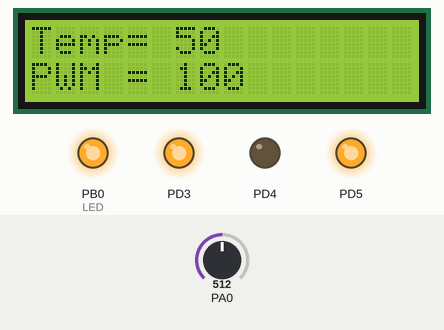
A program run on a simulated ATmega32, built with avr-gcc and emulated at 8 MHz. On the bench: 16×2 character LCD, output pins drawn as LEDs (lit = HIGH). Wiring (inferred from the names in the program): character LCD (HD44780): RS PA2; E PA3; data PA4, PA5, PA6, PA7. Inputs (shaded band) come from the test bench; at power-on: PA0 = 512. Pins used as bus, display or sensor lines are not drawn.

Above: at 1.2 s.
1.3 s: PA0 set to 306
At 2.5 s:
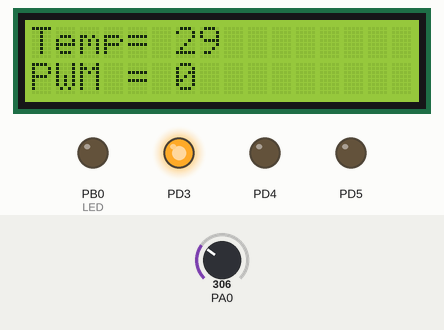
2.9 s: PA0 set to 350
At 3.9 s:
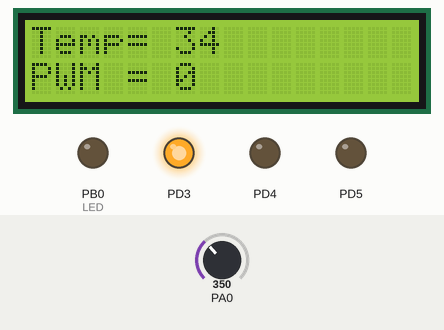
4.5 s: PA0 set to 368
At 5.4 s:
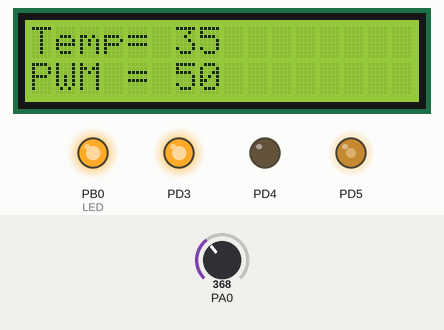
6.1 s: PA0 set to 511
At 7.0 s:
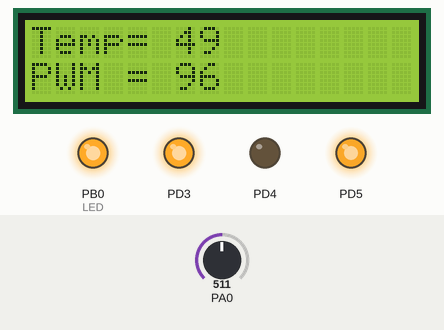
Timing chart, 0 to 8.8 s (numbered marks = the images above; inputs shaded):
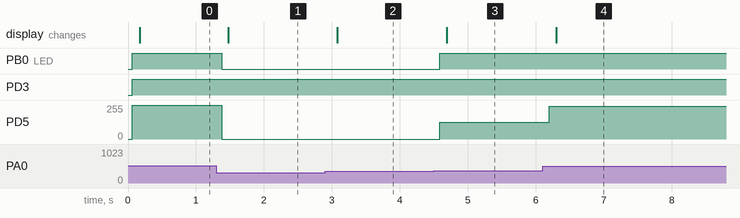

Measured:
- the behaviour switches between 358 and 359 on PA0 (found by bisection; images 2 and 3)
- after the input at 1.3 s, PB0 (LED): HIGH → LOW after 0.08 s; PD5: 255/255 → 0/255 after 0.08 s; the display: changes after 0.18 s (image 1)
- after the input at 2.9 s, the display: changes after 0.18 s (image 2)
- after the input at 4.5 s, PB0 (LED): LOW → HIGH after 0.09 s; PD5: 0/255 → 127/255 after 0.09 s; the display: changes after 0.19 s (image 3)
- after the input at 6.1 s, PD5: 127/255 → 245/255 after 0.10 s; the display: changes after 0.20 s (image 4)

The program:

main.c
```c
/*
 * coolar_app.c
 *
 * Created: 3/30/2023 1:58:45 AM
 * Author : Ali
 */

#include "LCD.h"
#include "PWM.h"
#include "ADC.h"

// Magic Numbers
#define min_temp 35
#define max_temp 50
#define min_pwm 50
#define max_pwm 100

// Function Prototype
void display(int t, int p);

int main(void)
{
	// Initializations
	PWM1_OC1A_init();
	ADC_init();
	LCD_init();

	/* Enable the motor (PORTD 3 to 5)
	ENA -> PD5 (PWM already enables when PWM1 is initialized)
	IN1 -> PD4
	IN2 -> PD3
	*/
	DDRD |= (1<<PD3) | (1<<PD4);
	SETBIT(PORTD, PD3);
	CLRBIT(PORTD, PD4);
	/* Enable LED*/
	DDRB |= (1<<PB0); // PB0 output
	CLRBIT(PORTB, PB0); // Initially off

	// Variables initializations
	int value;
	int temp = 0;
	int prev_temp;
	int pwm_value = 0;
    while (1)
    {
		value = ADC_read(0);
		prev_temp = temp;
		temp = value / 10.23;

		if(prev_temp != temp){

			if(temp >= min_temp && temp <= max_temp){
				pwm_value = min_pwm + ((temp-min_temp)*(max_pwm-min_pwm))/(max_temp-min_temp) ;
				PWM1_OC1A_duty(pwm_value);
				SETBIT(PORTB, PB0); // LED ON
			}
			else if(temp > max_temp){
				pwm_value = 100;
				PWM1_OC1A_duty(pwm_value);
				SETBIT(PORTB, PB0); // LED ON
			}
			else{
				pwm_value = 0;
				PWM1_OC1A_duty(pwm_value);  // Motor off
				CLRBIT(PORTB, PB0); // LED OFF
			}

			display(temp, pwm_value);

		}

		_delay_ms(100);

    }


}

void display(int t, int p){
	// Temperature display
	LCD_write_command(0x80);
	LCD_write_string((uint8_t*)"Temp=    ");
	LCD_write_command(0x86);
	LCD_write_number(t);

	// PWM display
	LCD_write_command(0xc0);
	LCD_write_string((uint8_t*)"PWM =    ");
	LCD_write_command(0xc6);
	LCD_write_number(p);
}
```

ADC.c
```c
/*
 * ADC.c
 *
 * Created: 3/23/2023 12:13:56 AM
 *  Author: Ali
 */

#include "ADC.h"

void ADC_init(){
	//SETBIT(ADMUX, REFS0); // AVCC with external cap at AREF pin

	SETBIT(ADCSRA, ADEN); // Enable ADC

	ADCSRA |= 0b111; // ADC Prescaler 128, 16Mhz/128 = 125Khz

}

uint16_t ADC_read(uint8_t ch){

	ADMUX &= 0b11100000;
	ADMUX |= ch;

	SETBIT(ADCSRA, ADSC); //Start conversion from analog to digital

	while(READBIT(ADCSRA, ADSC) == 1); // while ADC conversion is not complete

	return ADC;
}
```

ADC.h
```c
/*
 * ADC.h
 *
 * Created: 3/23/2023 12:14:07 AM
 *  Author: Ali
 */


#ifndef ADC_H_
#define ADC_H_

#include "std_macros.h"

void ADC_init(void);
uint16_t ADC_read(uint8_t ch);


#endif /* ADC_H_ */
```

PWM.c
```c
/*
 * PWM.c
 *
 * Created: 5/9/2023 3:23:09 PM
 *  Author: Ali
 */
#include "PWM.h"


void PWM0_OC0_init(void){
	SETBIT(DDRB,3);        // OC0 output
	TCNT0 = 0;             // set initial timer0 value to 0
	TCCR0 = (1<<FOC0) | (1<<WGM00) | (1<<WGM01) | (1<<COM01) | (1<<CS00); // Fast PWM, Non-inverted, no prescaler
}
void PWM0_OC0_duty(uint8_t duty_cycle){
	if(duty_cycle > 100){
		duty_cycle = 100;
	}

	OCR0 = duty_cycle * 2.55;
}

/*****************************************************************************
* Function Name: PWM1_OC1A_init
* Purpose      : init timer1 pin oc1a PWM (fast freq, 10bit, non inverting, no prescaler)
* Parameters   : void
* Return value : void
*****************************************************************************/

void PWM1_OC1A_init(void){
	SETBIT(DDRD,5);        // OC1A output
	TCNT1 = 0;             // set initial timer1 value to 0
	SETBIT(TCCR1A,COM1A1); // set non inverting mode
	SETBIT(TCCR1A,WGM10);  // set FAST freq 10bit
	SETBIT(TCCR1A,WGM11);  // set FAST freq 10bit
	SETBIT(TCCR1B,WGM12);  // set FAST freq 10bit
	SETBIT(TCCR1B,CS10);   // No prescaler


}

/*****************************************************************************
* Function Name: PWM1_OC1A_duty
* Purpose      : Determine the duty cycle of the PWM (0% to 100%)
* Parameters   : duty_cycle (The duty cycle of the pulse)
* Return value : void
*****************************************************************************/
void PWM1_OC1A_duty(uint8_t duty_cycle){

	if(duty_cycle > 100){
		duty_cycle = 100;
	}

	// duty_cycle = OCR/1023 * 100

	OCR1A = duty_cycle * 10.23;
}

void PWM2_OC2_init(void){
	SETBIT(DDRD, 7);        // OC2 output
	TCNT2 = 0;             // set initial timer2 value to 0
	TCCR2 = (1<<FOC2) | (1<<WGM21) | (1<<WGM20) | (1<<COM21) | (1<<CS20); // Fast PWM, Non-inverted, no prescaler
}

void PWM2_OC2_duty(uint8_t duty_cycle){
	if(duty_cycle > 100){
		duty_cycle = 100;
	}

	OCR2 = duty_cycle * 2.55;
}
```

PWM.h
```c
/*
 * PWM.h
 *
 * Created: 5/9/2023 3:23:51 PM
 *  Author: Ali
 */


#ifndef PWM_H_
#define PWM_H_

#include "std_macros.h"

void PWM0_OC0_init(void);
void PWM0_OC0_duty(uint8_t duty_cycle);

void PWM1_OC1A_init(void);
void PWM1_OC1A_duty(uint8_t duty_cycle);

void PWM2_OC2_init(void);
void PWM2_OC2_duty(uint8_t duty_cycle);

#endif /* PWM_H_ */
```

std_macros.h
```c
/*
 * std_macros.h
 *
 * Created: 3/7/2023 2:20:31 PM
 *  Author: Ali
 */


#ifndef STD_MACROS_H_
#define STD_MACROS_H_

#include <avr/io.h>
#define F_CPU 8000000UL
#include <util/delay.h>
#include <avr/interrupt.h>

#define SETBIT(REG,BIT)  (REG |= 1 << BIT)
#define CLRBIT(REG,BIT)  (REG &= ~(1 << BIT))
#define TOGBIT(REG,BIT)  (REG ^= 1 << BIT)
#define READBIT(REG,BIT)  ((REG >> BIT) & 1)


#endif /* STD_MACROS_H_ */
```

LCD_cfg.h
```c
/*
 * LCD_cfg.h
 *
 * Created: 3/7/2023 3:12:17 PM
 *  Author: Ali
 */


#ifndef LCD_CFG_H_
#define LCD_CFG_H_

#include "std_macros.h"

/*
D7--D4 --> A7--A4
EN --> A3
RS --> A2
PORTA(2--7) connected to LCD
*/
#define INIT_LCD_PINS() DDRA|= 0b11111100;
#define LCD_RS(x) if(x == 1) SETBIT(PORTA, 2); else CLRBIT(PORTA, 2);
#define LCD_EN(x) if(x == 1) SETBIT(PORTA, 3); else CLRBIT(PORTA, 3);
#define LCD_D4(x) if(x == 1) SETBIT(PORTA, 4); else CLRBIT(PORTA, 4);
#define LCD_D5(x) if(x == 1) SETBIT(PORTA, 5); else CLRBIT(PORTA, 5);
#define LCD_D6(x) if(x == 1) SETBIT(PORTA, 6); else CLRBIT(PORTA, 6);
#define LCD_D7(x) if(x == 1) SETBIT(PORTA, 7); else CLRBIT(PORTA, 7);

#endif /* LCD_CFG_H_ */
```

LCD.c
```c
/*
 * LCD.c
 *
 * Created: 3/7/2023 2:24:02 PM
 *  Author: Ali
 */

#include "LCD.h"
#include "LCD_cfg.h"
#include "std_macros.h"

/*****************************************************************************
* Function Name: LCD_init
* Purpose      : initialize LCD to work in 4-bit mode - clear lcd - cursor off
* Parameters   : void
* Return value : void
*****************************************************************************/
void LCD_init(void){
	INIT_LCD_PINS();
	LCD_write_command(0x3);
	_delay_ms(4);
	LCD_write_command(0x3);
	_delay_ms(4);
	LCD_write_command(0x3);
	_delay_ms(4);
	LCD_write_command(0x2);
	LCD_write_command(0x28);
	LCD_write_command(0x01);
	LCD_write_command(0x06);
	LCD_write_command(0x0C);
	_delay_ms(20);
}

/*****************************************************************************
* Function Name: LCD_write_char
* Purpose      : Write a specific Ascii char (data) to lcd (valid only with 4-bit mode)
* Parameters   : data  (data to be written on lcd)
* Return value : void
*****************************************************************************/
void LCD_write_char(uint8_t data){
	LCD_RS(1);
	LCD_D4(READBIT(data, 4));
	LCD_D5(READBIT(data, 5));
	LCD_D6(READBIT(data, 6));
	LCD_D7(READBIT(data, 7));

	LCD_EN(1);
	_delay_ms(1);
	LCD_EN(0);
	_delay_ms(1);

	LCD_D4(READBIT(data, 0));
	LCD_D5(READBIT(data, 1));
	LCD_D6(READBIT(data, 2));
	LCD_D7(READBIT(data, 3));

	LCD_EN(1);
	_delay_ms(1);
	LCD_EN(0);
	_delay_ms(1);

}

/*****************************************************************************
* Function Name: LCD_write_command
* Purpose      : Send a specific command (cmd) to lcd (valid only with 4-bit mode)
* Parameters   : cmd  (command to be done by lcd)
* Return value : void
*****************************************************************************/
void LCD_write_command(uint8_t cmd){
	LCD_RS(0);
	LCD_D4(READBIT(cmd, 4));
	LCD_D5(READBIT(cmd, 5));
	LCD_D6(READBIT(cmd, 6));
	LCD_D7(READBIT(cmd, 7));

	LCD_EN(1);
	_delay_ms(1);
	LCD_EN(0);
	_delay_ms(1);

	LCD_D4(READBIT(cmd, 0));
	LCD_D5(READBIT(cmd, 1));
	LCD_D6(READBIT(cmd, 2));
	LCD_D7(READBIT(cmd, 3));

	LCD_EN(1);
	_delay_ms(1);
	LCD_EN(0);
	_delay_ms(1);
}

/*****************************************************************************
* Function Name: LCD_write_num
* Purpose      : Write a specific number (num) on lcd (valid only with 4-bit mode)
* Parameters   : num  (num to be written on lcd)
* Return value : void
*****************************************************************************/
void LCD_write_number(int32_t num){
	int8_t i = 0;
	uint8_t num_arr[10];
	uint8_t neg_flag = 0;

	if(num < 0){
		num *= -1;
		neg_flag = 1;
	}

	if(num == 0) {
		LCD_write_char('0');
		return;
	}

	for(i = 0; num != 0 ;i++){ // 6,5,2,1
		num_arr[i] = num % 10 + '0';
		num /= 10;
	}
	i--;
	if(neg_flag == 1){
		LCD_write_char('-');
	}
	while (i >= 0){
		LCD_write_char(num_arr[i]);
		i--;
	}
}

/*****************************************************************************
* Function Name: LCD_write_string
* Purpose      : Write a string (*txt) to lcd (valid only with 4-bit mode)
*                (assume the end char of string is NULL (Ascii:'\0' - decimal:0 ))
* Parameters   : *txt  (array of char to be written on lcd)
* Return value : void
*****************************************************************************/
void LCD_write_string(uint8_t * str){
	uint8_t i;

	for(i = 0; str[i] != 0; i++){
		LCD_write_char(str[i]);
	}

}
```

LCD.h
```c
/*
 * LCD.h
 *
 * Created: 3/7/2023 2:24:20 PM
 *  Author: Ali
 */


#ifndef LCD_H_
#define LCD_H_

#include "std_macros.h"

void LCD_init(void);
void LCD_write_char(uint8_t);
void LCD_write_command(uint8_t);
void LCD_write_number(int32_t);
void LCD_write_string(uint8_t *);


#endif /* LCD_H_ */
```
